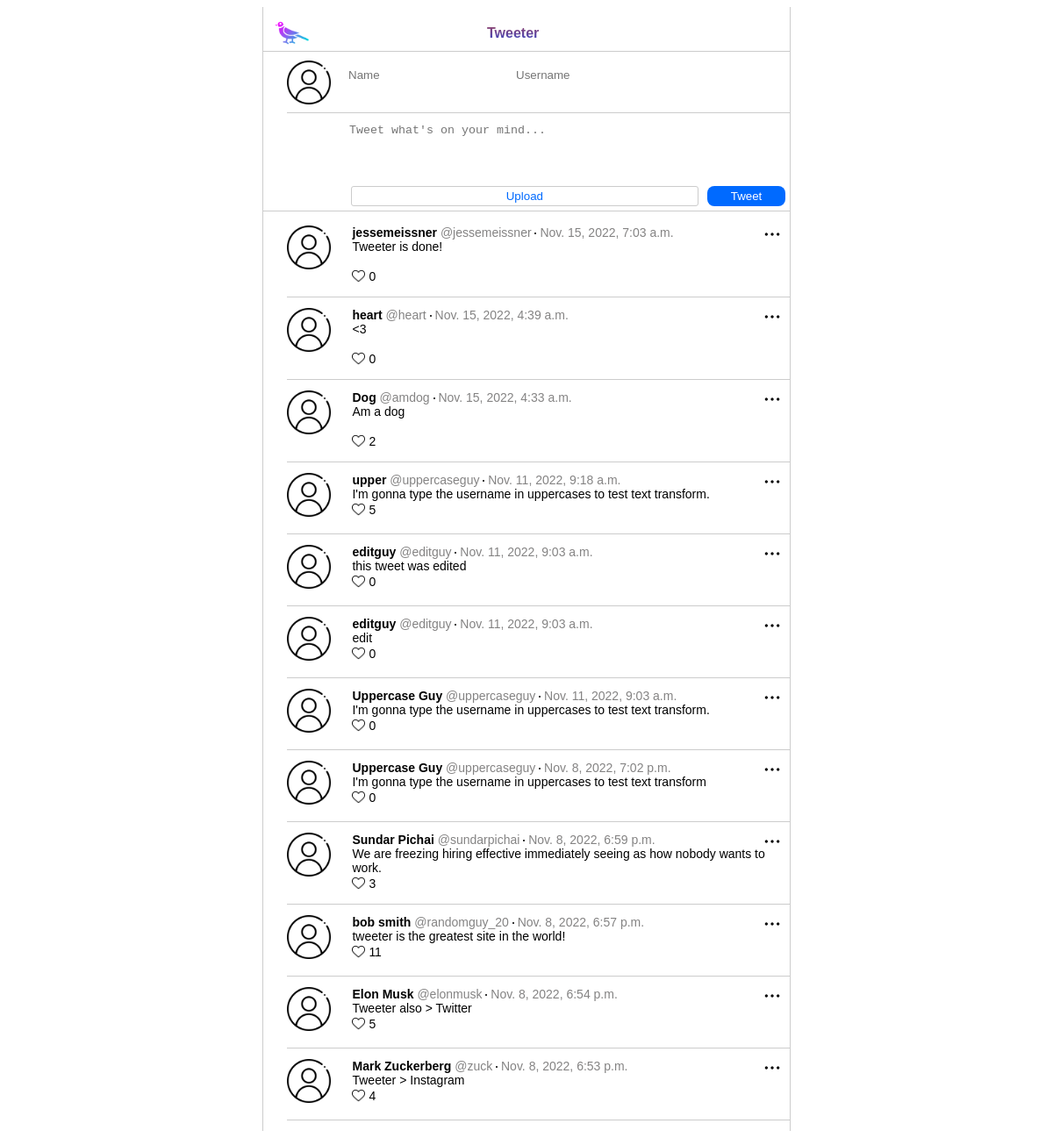
Before: / with the older database file.
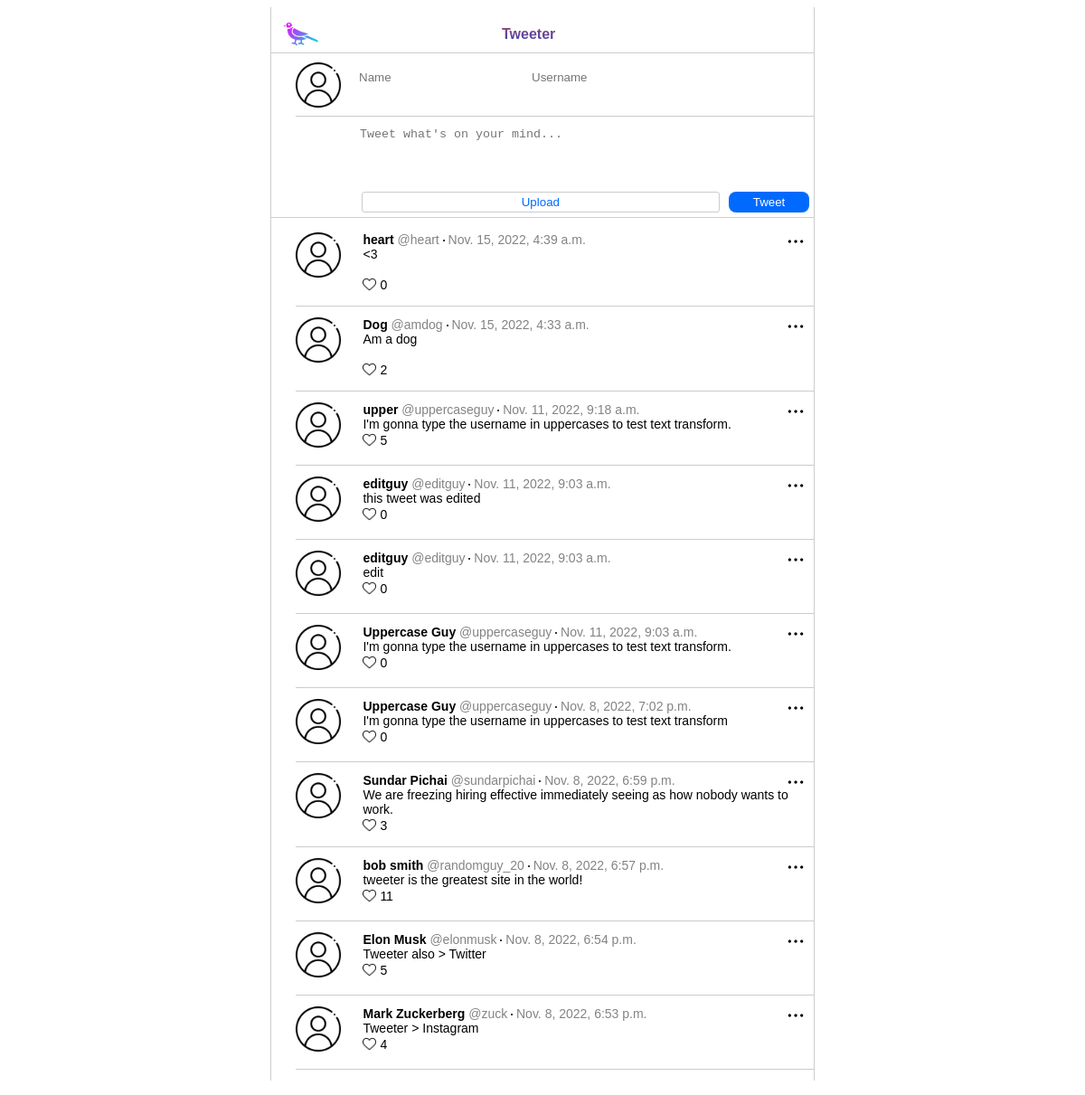
After: the same page with the newer database file.
### home/models.py (models this page shows)
class Post(models.Model):
    class Meta(object):
        db_table = 'post'
    name = models.CharField(
        'Name', blank=False, null=False, max_length=40, db_index=True, default='Anonymous'
    )
    username = models.CharField(
        'Username', blank=False, null=False, max_length=30, db_index=True, default='Anonymous'
    )
    body = models.CharField(
        'Body', blank=True, null=True, max_length=140, db_index=True
    )
    created_at = models.DateTimeField(
        'Created DateTime', blank=True, auto_now_add=True
    )
    likes = models.IntegerField(
        'Likes', blank=True, null=True, db_index=True, default=0
    )
    image = CloudinaryField(
        'image', blank=True, db_index=True
    )

### home/views.py (the view)
# urls.py: path('', views.index, name='index'),
def index(request):
    if request.method == 'POST':
        form = PostForm(request.POST, request.FILES)
        if form.is_valid():
            form.save()
            return HttpResponseRedirect('/')
    posts = Post.objects.all()[:30]
    return render(request, 'home.html', {'posts': posts})

### templates/home.html (shortened to what this page needs)
{% extends 'base.html' %}
{% load static %}
{% load cloudinary %}
{% block content %}
<section class="content">
    <section class="header_post_form">
        <section class="header">
            <div class="tweeter_logo">
                <img src="{% static 'img/bird.png' %}" >
            </div>
            <div class="tweeter_text" id="tweeter_text">
                <h1>Tweeter</h1>
            </div>
        </section>
        <section class="post_form">
            <form action="/" method="POST" enctype="multipart/form-data">
                <div class="profile_pic_name">
                    <div class="profile_pic" id="profile_pic_entry">
                        <img src="{% static 'img/user.png' %}">
                    </div>
                    <input class="name_entry" type="text" name="name" placeholder="Name">
                    <input class="username_entry" type="text" name="username" placeholder="Username">
                </div>
                <textarea name="body" placeholder="Tweet what's on your mind..." maxlength="140" required></textarea>
                <div class="upload_submit">
                    <div class="blank"></div>
                    <button class="custom_button" id="custom_button" type="button">Upload</button>
                    <input class="tweet" name="submit" type="submit" value="Tweet">
                </div>
            </form>
        </section>
    </section>
    <section class="posts">
        <ol class="ordered_list">
            {% for post in posts %}
            <li>
                <img class="menu_icon js-menu-icon" src="{% static 'img/option.png' %}">
                <div class="profile_pic" id="profile_pic_posts">
                    <img src="{% static 'img/user.png' %}">
                </div>
                <div class="name_body">
                    <div class="name_time">
                        <span class="name"> {{ post.name }} </span>
                        <span class="username"> @{{ post.username }} </span>
                        <span class="dot"> <img src="{% static 'img/new-moon.png' %}"> </span>
                        <span class="datetime"> {{ post.created_at }} <br> </span>
                    </div>
                    <div class="body"> {{ post.body }} <br> </div>
                    <div class="likes">
                        <a class="likes_link" href="like/{{ post.id }}">
                            <img class="likes_icon" id="likes_icon" src="{% static 'img/heart.png' %}" >
                        </a>
                        <span class="likes_number"> {{ post.likes }} </span>
                    </div>
                </div>
            </li>
            {% endfor %}
        </ol>
    </section>
</section>
{% endblock %}

Changed rows visible on the page:
removed Post: name "jessemeissner", username "jessemeissner", created_at "Nov. 15, 2022, 7:03 a.m.", body "Tweeter is done!", likes "0"
